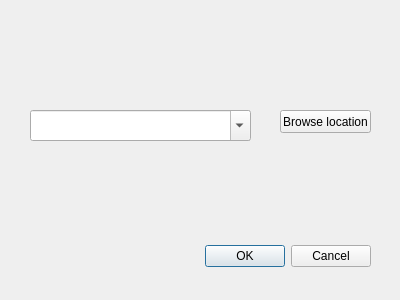
<?xml version="1.0" encoding="UTF-8"?>
<ui version="4.0">
 <class>mopsDialogBase</class>
 <widget class="QDialog" name="mopsDialogBase">
  <property name="geometry">
   <rect>
    <x>0</x>
    <y>0</y>
    <width>400</width>
    <height>300</height>
   </rect>
  </property>
  <property name="windowTitle">
   <string>Calculate and import raster</string>
  </property>
  <widget class="QDialogButtonBox" name="button_box">
   <property name="geometry">
    <rect>
     <x>30</x>
     <y>240</y>
     <width>341</width>
     <height>32</height>
    </rect>
   </property>
   <property name="orientation">
    <enum>Qt::Horizontal</enum>
   </property>
   <property name="standardButtons">
    <set>QDialogButtonBox::Cancel|QDialogButtonBox::Ok</set>
   </property>
  </widget>
  <widget class="QPushButton" name="pushButton">
   <property name="geometry">
    <rect>
     <x>280</x>
     <y>110</y>
     <width>91</width>
     <height>23</height>
    </rect>
   </property>
   <property name="text">
    <string>Browse location</string>
   </property>
  </widget>
  <widget class="QComboBox" name="textEdit">
   <property name="geometry">
    <rect>
     <x>30</x>
     <y>110</y>
     <width>221</width>
     <height>31</height>
    </rect>
   </property>
   <property name="editable">
    <bool>true</bool>
   </property>
  </widget>
 </widget>
 <resources/>
 <connections>
  <connection>
   <sender>button_box</sender>
   <signal>accepted()</signal>
   <receiver>mopsDialogBase</receiver>
   <slot>accept()</slot>
   <hints>
    <hint type="sourcelabel">
     <x>20</x>
     <y>20</y>
    </hint>
    <hint type="destinationlabel">
     <x>20</x>
     <y>20</y>
    </hint>
   </hints>
  </connection>
  <connection>
   <sender>button_box</sender>
   <signal>rejected()</signal>
   <receiver>mopsDialogBase</receiver>
   <slot>reject()</slot>
   <hints>
    <hint type="sourcelabel">
     <x>20</x>
     <y>20</y>
    </hint>
    <hint type="destinationlabel">
     <x>20</x>
     <y>20</y>
    </hint>
   </hints>
  </connection>
 </connections>
</ui>
